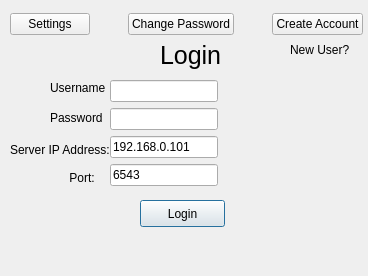
<?xml version="1.0" encoding="UTF-8"?>
<ui version="4.0">
 <class>login</class>
 <widget class="QDialog" name="login">
  <property name="geometry">
   <rect>
    <x>0</x>
    <y>0</y>
    <width>368</width>
    <height>276</height>
   </rect>
  </property>
  <property name="sizePolicy">
   <sizepolicy hsizetype="Fixed" vsizetype="Fixed">
    <horstretch>0</horstretch>
    <verstretch>0</verstretch>
   </sizepolicy>
  </property>
  <property name="windowTitle">
   <string>Dialog</string>
  </property>
  <property name="styleSheet">
   <string notr="true"/>
  </property>
  <widget class="QLabel" name="label_3">
   <property name="geometry">
    <rect>
     <x>290</x>
     <y>40</y>
     <width>61</width>
     <height>20</height>
    </rect>
   </property>
   <property name="sizePolicy">
    <sizepolicy hsizetype="Fixed" vsizetype="Fixed">
     <horstretch>0</horstretch>
     <verstretch>0</verstretch>
    </sizepolicy>
   </property>
   <property name="text">
    <string>New User?</string>
   </property>
  </widget>
  <widget class="QLabel" name="label_4">
   <property name="geometry">
    <rect>
     <x>160</x>
     <y>40</y>
     <width>61</width>
     <height>31</height>
    </rect>
   </property>
   <property name="sizePolicy">
    <sizepolicy hsizetype="Fixed" vsizetype="Fixed">
     <horstretch>0</horstretch>
     <verstretch>0</verstretch>
    </sizepolicy>
   </property>
   <property name="font">
    <font>
     <pointsize>19</pointsize>
    </font>
   </property>
   <property name="text">
    <string>Login</string>
   </property>
  </widget>
  <widget class="QPushButton" name="login_2">
   <property name="geometry">
    <rect>
     <x>140</x>
     <y>200</y>
     <width>85</width>
     <height>27</height>
    </rect>
   </property>
   <property name="sizePolicy">
    <sizepolicy hsizetype="Fixed" vsizetype="Fixed">
     <horstretch>0</horstretch>
     <verstretch>0</verstretch>
    </sizepolicy>
   </property>
   <property name="text">
    <string>Login</string>
   </property>
  </widget>
  <widget class="QLabel" name="label_2">
   <property name="geometry">
    <rect>
     <x>50</x>
     <y>110</y>
     <width>52</width>
     <height>16</height>
    </rect>
   </property>
   <property name="sizePolicy">
    <sizepolicy hsizetype="Fixed" vsizetype="Fixed">
     <horstretch>0</horstretch>
     <verstretch>0</verstretch>
    </sizepolicy>
   </property>
   <property name="text">
    <string>Password:</string>
   </property>
  </widget>
  <widget class="QLabel" name="label">
   <property name="geometry">
    <rect>
     <x>50</x>
     <y>80</y>
     <width>55</width>
     <height>16</height>
    </rect>
   </property>
   <property name="sizePolicy">
    <sizepolicy hsizetype="Fixed" vsizetype="Fixed">
     <horstretch>0</horstretch>
     <verstretch>0</verstretch>
    </sizepolicy>
   </property>
   <property name="text">
    <string>Username:</string>
   </property>
  </widget>
  <widget class="QLabel" name="label_5">
   <property name="geometry">
    <rect>
     <x>10</x>
     <y>140</y>
     <width>101</width>
     <height>20</height>
    </rect>
   </property>
   <property name="sizePolicy">
    <sizepolicy hsizetype="Fixed" vsizetype="Fixed">
     <horstretch>0</horstretch>
     <verstretch>0</verstretch>
    </sizepolicy>
   </property>
   <property name="text">
    <string>Server IP Address:</string>
   </property>
   <property name="alignment">
    <set>Qt::AlignLeading|Qt::AlignLeft|Qt::AlignVCenter</set>
   </property>
  </widget>
  <widget class="QLabel" name="label_6">
   <property name="geometry">
    <rect>
     <x>70</x>
     <y>170</y>
     <width>24</width>
     <height>16</height>
    </rect>
   </property>
   <property name="sizePolicy">
    <sizepolicy hsizetype="Fixed" vsizetype="Fixed">
     <horstretch>0</horstretch>
     <verstretch>0</verstretch>
    </sizepolicy>
   </property>
   <property name="text">
    <string>Port:</string>
   </property>
   <property name="alignment">
    <set>Qt::AlignCenter</set>
   </property>
  </widget>
  <widget class="QWidget" name="layoutWidget">
   <property name="geometry">
    <rect>
     <x>110</x>
     <y>80</y>
     <width>120</width>
     <height>116</height>
    </rect>
   </property>
   <property name="sizePolicy">
    <sizepolicy hsizetype="Fixed" vsizetype="Fixed">
     <horstretch>0</horstretch>
     <verstretch>0</verstretch>
    </sizepolicy>
   </property>
   <layout class="QFormLayout" name="formLayout">
    <item row="0" column="0">
     <widget class="QLineEdit" name="user">
      <property name="sizePolicy">
       <sizepolicy hsizetype="Fixed" vsizetype="Fixed">
        <horstretch>0</horstretch>
        <verstretch>0</verstretch>
       </sizepolicy>
      </property>
     </widget>
    </item>
    <item row="1" column="0">
     <widget class="QLineEdit" name="pass">
      <property name="sizePolicy">
       <sizepolicy hsizetype="Fixed" vsizetype="Fixed">
        <horstretch>0</horstretch>
        <verstretch>0</verstretch>
       </sizepolicy>
      </property>
     </widget>
    </item>
    <item row="2" column="0">
     <widget class="QLineEdit" name="ip">
      <property name="sizePolicy">
       <sizepolicy hsizetype="Fixed" vsizetype="Fixed">
        <horstretch>0</horstretch>
        <verstretch>0</verstretch>
       </sizepolicy>
      </property>
      <property name="text">
       <string>192.168.0.101</string>
      </property>
     </widget>
    </item>
    <item row="3" column="0">
     <widget class="QLineEdit" name="port">
      <property name="sizePolicy">
       <sizepolicy hsizetype="Fixed" vsizetype="Fixed">
        <horstretch>0</horstretch>
        <verstretch>0</verstretch>
       </sizepolicy>
      </property>
      <property name="text">
       <string>6543</string>
      </property>
     </widget>
    </item>
   </layout>
  </widget>
  <widget class="QWidget" name="">
   <property name="geometry">
    <rect>
     <x>10</x>
     <y>10</y>
     <width>353</width>
     <height>29</height>
    </rect>
   </property>
   <layout class="QHBoxLayout" name="horizontalLayout">
    <item>
     <widget class="QPushButton" name="settingsbutton">
      <property name="sizePolicy">
       <sizepolicy hsizetype="Fixed" vsizetype="Fixed">
        <horstretch>0</horstretch>
        <verstretch>0</verstretch>
       </sizepolicy>
      </property>
      <property name="text">
       <string>Settings</string>
      </property>
     </widget>
    </item>
    <item>
     <spacer name="horizontalSpacer">
      <property name="orientation">
       <enum>Qt::Horizontal</enum>
      </property>
      <property name="sizeHint" stdset="0">
       <size>
        <width>18</width>
        <height>20</height>
       </size>
      </property>
     </spacer>
    </item>
    <item>
     <widget class="QPushButton" name="changepass">
      <property name="text">
       <string>Change Password</string>
      </property>
     </widget>
    </item>
    <item>
     <spacer name="horizontalSpacer_2">
      <property name="orientation">
       <enum>Qt::Horizontal</enum>
      </property>
      <property name="sizeHint" stdset="0">
       <size>
        <width>18</width>
        <height>20</height>
       </size>
      </property>
     </spacer>
    </item>
    <item>
     <widget class="QPushButton" name="createnew">
      <property name="sizePolicy">
       <sizepolicy hsizetype="Fixed" vsizetype="Fixed">
        <horstretch>0</horstretch>
        <verstretch>0</verstretch>
       </sizepolicy>
      </property>
      <property name="text">
       <string>Create Account</string>
      </property>
     </widget>
    </item>
   </layout>
  </widget>
  <zorder>createnew</zorder>
  <zorder>label_3</zorder>
  <zorder>label_4</zorder>
  <zorder>settingsbutton</zorder>
  <zorder>label_2</zorder>
  <zorder>label</zorder>
  <zorder>label_5</zorder>
  <zorder>label_6</zorder>
  <zorder>layoutWidget</zorder>
  <zorder>login_2</zorder>
  <zorder>changepass</zorder>
  <zorder>horizontalSpacer</zorder>
  <zorder>horizontalSpacer_2</zorder>
 </widget>
 <resources/>
 <connections/>
</ui>
